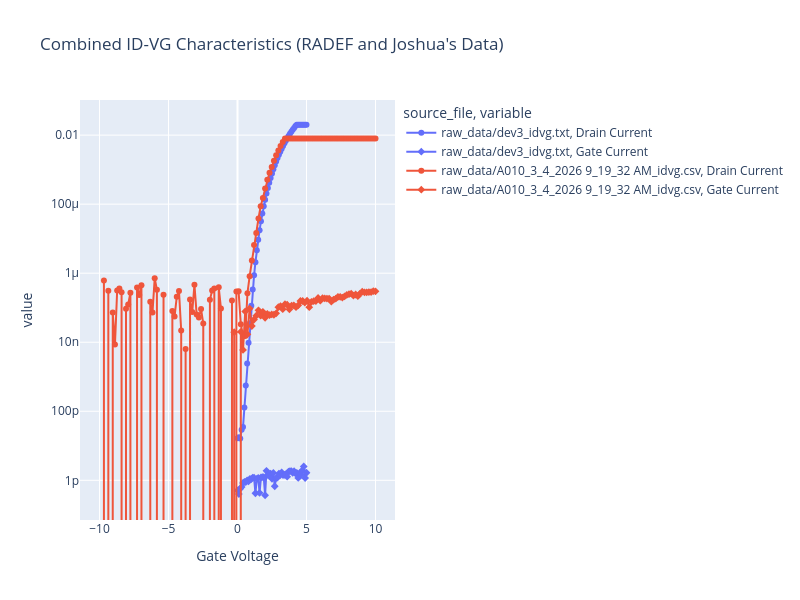

The notebook cell saved with this chart:
### Markdown cell above
### Sanity Check Between Vanderbilt and JYU Data

### Code cell
df_joshua = nextcloud_csv_to_dataframe()

print("Joshua's CSV files:")
for file in df_joshua["source_file"].unique() if not df_joshua.empty else []:
    subset = df_joshua[df_joshua["source_file"] == file]
    print(f"File: {file}, Data Rows: {len(subset)}")

idvg_df_joshua = df_joshua[
    df_joshua["source_file"].str.contains("_idvg", case=False, na=False)
]
# Remove DataName column if it exists, as it may interfere with plotting
idvg_df_joshua = idvg_df_joshua.drop(columns=["DataName"], errors="ignore")

# Rename joshua's ID-VG columns to match RADEF's for easier plotting
col_mapping = {
    "Vgate": "Gate Voltage",
    "Isource": "Source Voltage",
    "Idrain": "Drain Current",
    "Igate": "Gate Current",
}

# strip whitespace from column names in joshua's DataFrame before renaming
idvg_df_joshua.columns = idvg_df_joshua.columns.str.strip()

idvg_df_joshua = idvg_df_joshua.rename(columns=col_mapping)

# Combine both dataframes
idvg_combined = pd.concat([idvg_df, idvg_df_joshua], ignore_index=True)

fig_combined = px.line(
    idvg_combined,
    x="Gate Voltage",
    y=["Drain Current", "Gate Current"],
    color="source_file",
    symbol="variable",
    title="Combined ID-VG Characteristics (RADEF and Joshua's Data)",
)

fig_combined.update_layout(
    width=800,
    height=600,
    yaxis_type="log",  # Logarithmic scale for current to better visualize low currents
)
fig_combined.show()
